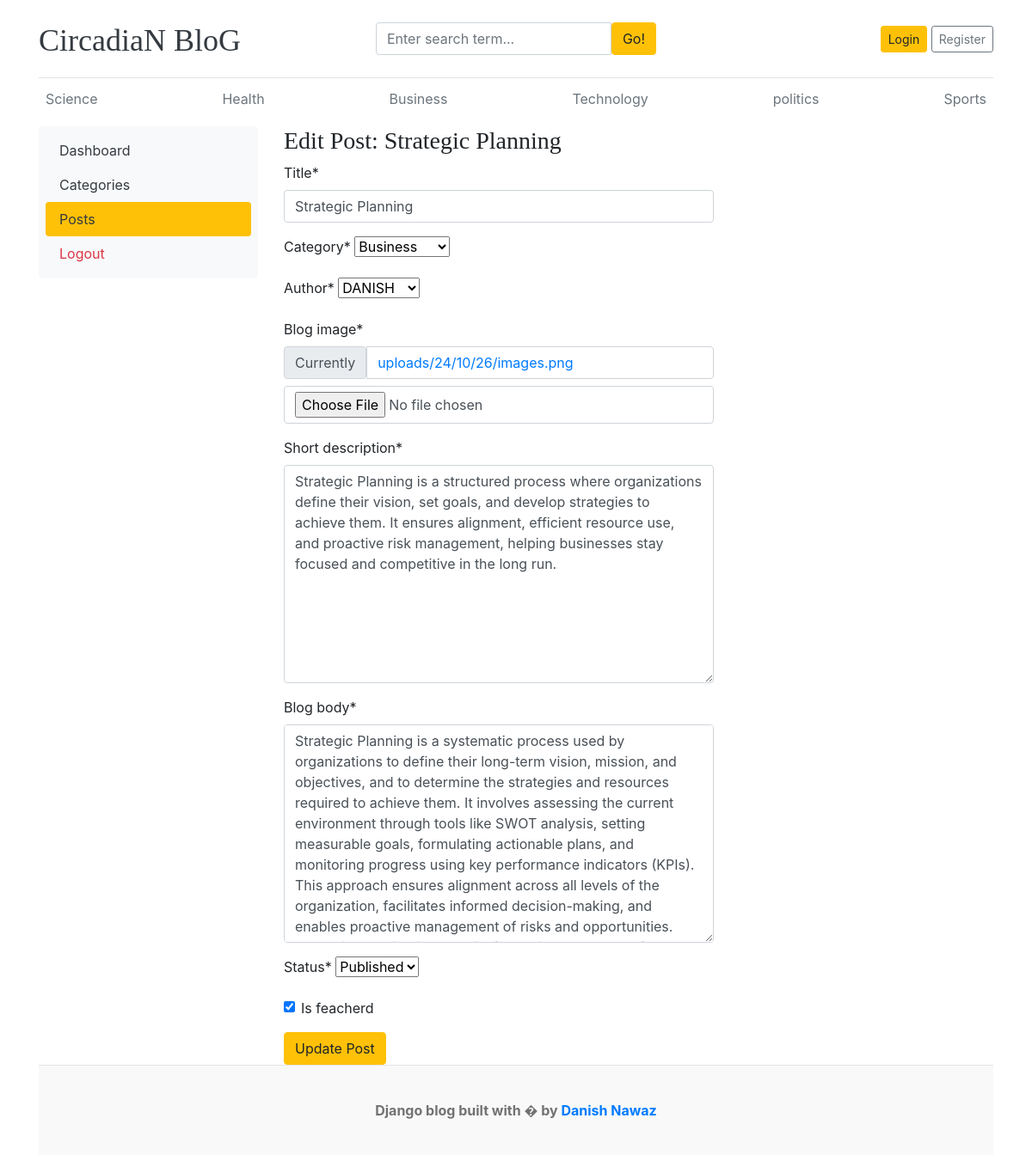
Before: /dashboard/posts/edit/1/ with the older database file.
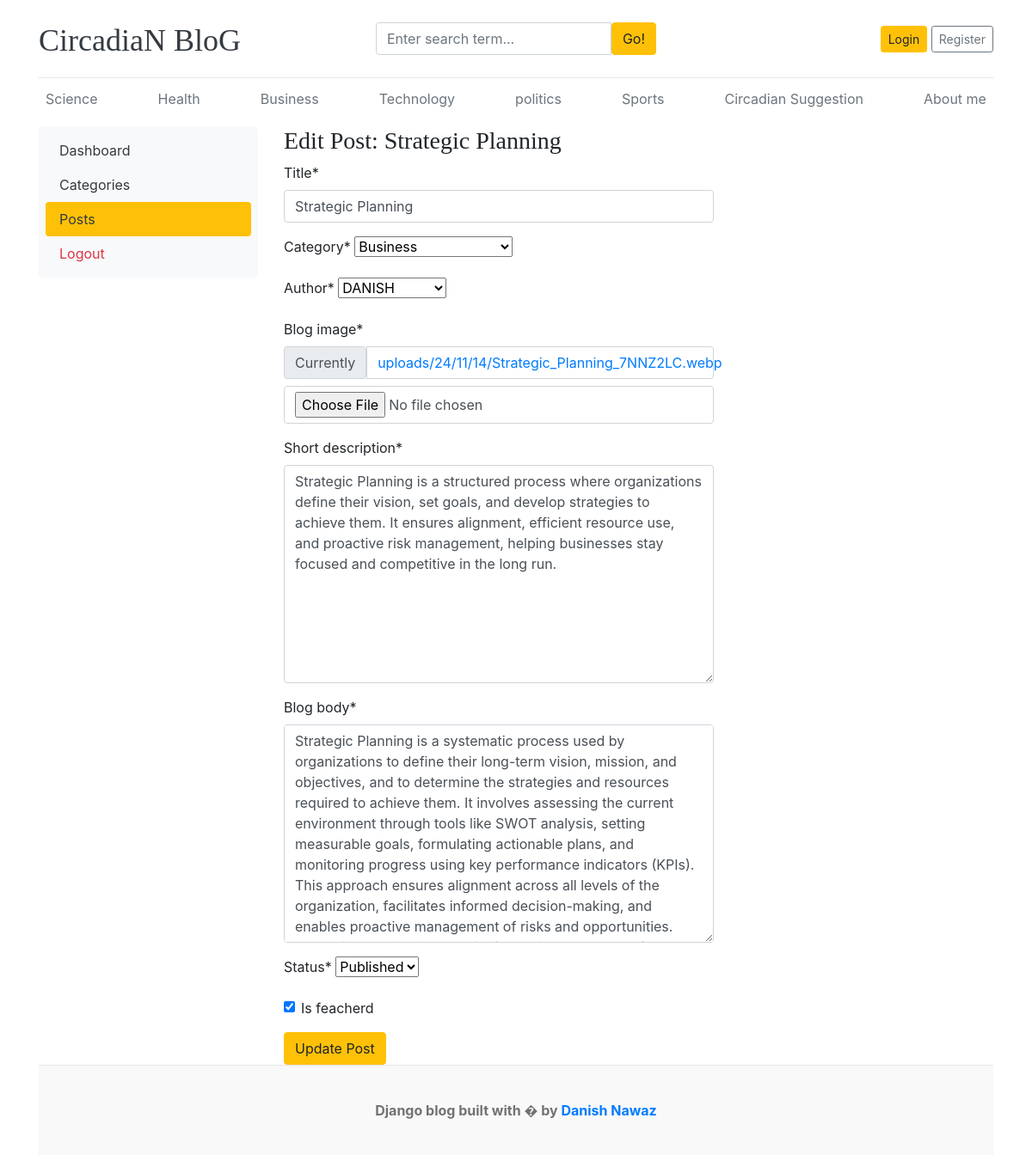
After: the same page with the newer database file.
### blogs/models.py (models this page shows)
class Category(models.Model):
    category_name=models.CharField(max_length=50, unique=True)
    created_at=models.DateTimeField(auto_now=True)
    updated_at=models.DateTimeField(auto_now=True)
    tags = TaggableManager()
    class Meta:
        verbose_name_plural ='Categories'
    def __str__(self):
        return self.category_name

### dashboards/views.py (the view)
# urls.py: path('posts/edit/<int:pk>/', views.edit_posts, name='edit_posts'),
def edit_posts(request, pk):
    post_instance = get_object_or_404(Blogs, pk=pk)  # Get the blog post instance
    if request.method == 'POST':
        form = BlogPostForm(request.POST, request.FILES, instance=post_instance)  # Bind the form to the post instance
        if form.is_valid():
            form.save()  # Save the changes
            return redirect('posts')  # Redirect to the posts list
    else:
        form = BlogPostForm(instance=post_instance)  # Load the current data into the form
    context = {
        'form': form,
        'post': post_instance  # Pass the current post to the template
    }
    return render(request, 'dashboard/edit_posts.html', context)

### dashboards/forms.py
class BlogPostForm(forms.ModelForm):
    class Meta:
        model=Blogs
        fields=('title','Category','author','blog_image','short_description','blog_body','status','is_feacherd')
        exclude = ['created_at', 'updated_at']

### blogs/context_processors.py (called while the page is built)
def get_categories(request):
    categories=Category.objects.all()
    return  dict(categories=categories)

### templates/dashboard/edit_posts.html (shortened to what this page needs)
{% extends "../base/base.html" %}
{% load crispy_forms_tags %}
{% block content %}
<div class="row">
    {% include './leftsidebar.html' %}
    <div class="col-md-9">
        <h3>Edit Post: {{ post.title }}</h3>
        <form action="{% url 'edit_posts' post.id %}" method="POST" style="width: 500px;" enctype="multipart/form-data">
            {{ form|crispy }}
            <button type="submit" class="btn btn-warning">Update Post</button>
        </form>
    </div>
</div>
{% endblock %}

### templates/base/header.html (shortened to what this page needs)
{% load static %}
<!DOCTYPE html>
<html lang="en">
<head>
    <link href="https://getbootstrap.com/docs/4.0/dist/css/bootstrap.min.css" rel="stylesheet">
    <link href="css/blog.css" rel="stylesheet">
    <link rel="stylesheet" href="{% static 'css/blog.css'%}">
    <link rel="stylesheet" href="https://cdnjs.cloudflare.com/ajax/libs/font-awesome/4.7.0/css/font-awesome.min.css">
  </head>
<body>
    <div class="container">
      <header class="blog-header py-3">
        <div class="row flex-nowrap justify-content-between align-items-center">
          <div class="col-4 pt-1">
            <a class="blog-header-logo text-dark" href="/">CircadiaN BloG</a>
          </div>
          <div class="clo-4">
            <form action="{% url 'search' %}" method="GET">
              <div class="input-group">
                <input class="form-control" name="keyword" type="text" placeholder="Enter search term..." aria-label="Enter search term..." aria-describedby="button-search" />
                <button type="submit" class="btn btn-warning" id="button-search" type="button">Go!</button>
            </div>
            </form>
          </div>
          <div class="col-4 d-flex justify-content-end align-items-center">
            {% if not user.is_authenticated %}
            <a class="btn btn-sm btn-warning" href="{% url 'Login' %}">Login</a> &nbsp;
            <a class="btn btn-sm btn-outline-secondary" href="{% url 'register' %}">Register</a>
            {% else %}
            <span><a href="{% url 'dashboard' %}"class="btn btn-warning">Dashboard</a></span> &nbsp;
            <span><a href="{% url 'logout' %}">Logout</a></span>
            {% endif %}
          </div>
        </div>
      </header>
      <div class="nav-scroller py-1 mb-2">
        <nav class="nav d-flex justify-content-between">
          {% for cat in  categories %}
          <a class="p-2 text-muted" href="{% url 'posts_by_category' cat.id%}">{{cat.category_name}}</a>
          {% endfor %}
        </nav>
      </div>

Changed rows visible on the page:
added Category: category_name "Circadian Suggestion"
added Category: category_name "About me"
Other visible differences:
text no longer shown: "Title * Category * Author * Blog image * Currently uploads/24/10/26/images.png Short description * Blog body * Status * Is feacherd"
text now shown: "Title * Category * Author * Blog image * Currently uploads/24/11/14/Strategic_Planning_7NNZ2LC.webp Short description * Blog body * Status * Is feacherd"
